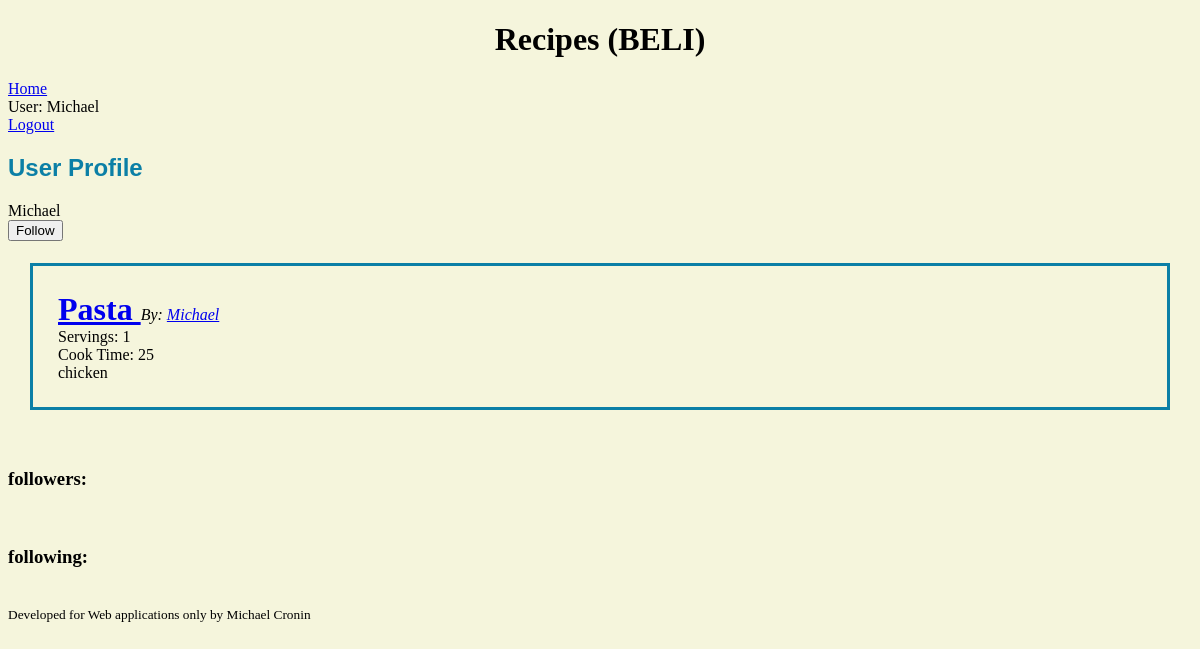
Before: /user/1 (signed in) with the older database file.
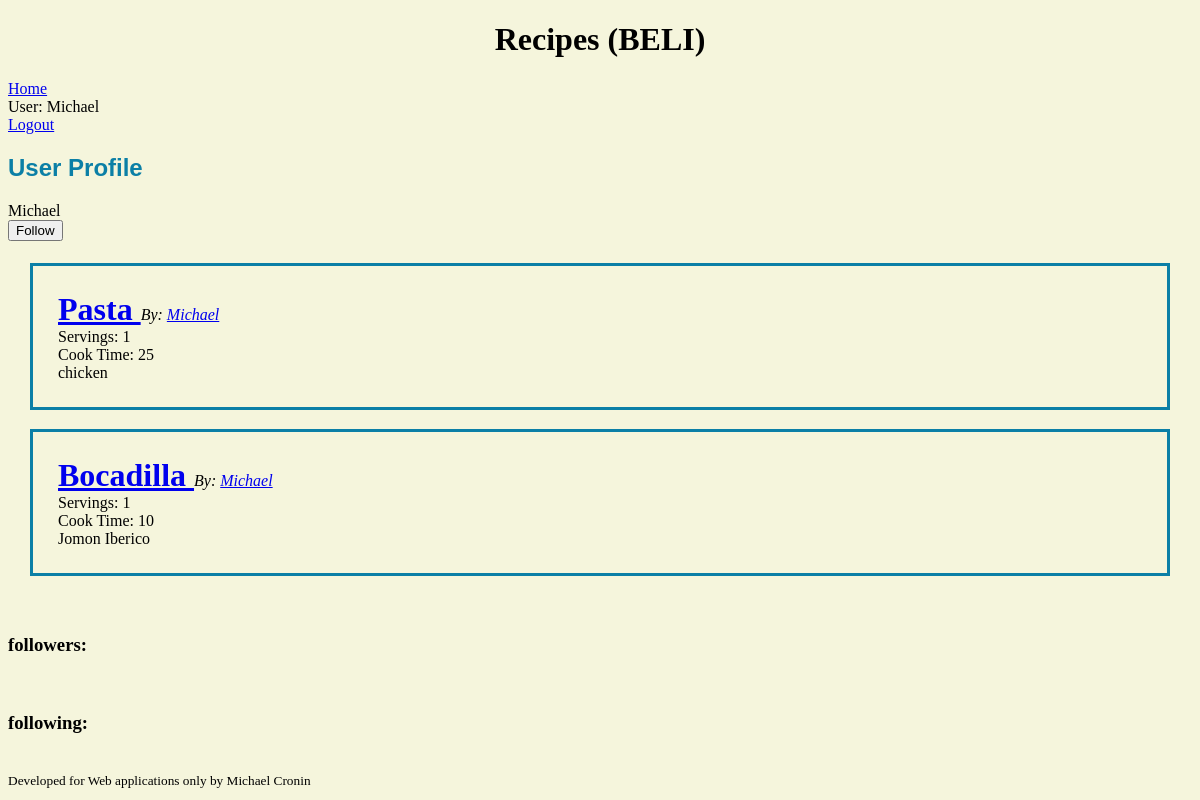
After: the same page with the newer database file.
### beli/model.py (models this page shows)
class User(flask_login.UserMixin, db.Model):
    id = db.Column(db.Integer, primary_key=True)
    email = db.Column(db.String(128), unique=True, nullable=False)
    name = db.Column(db.String(64), nullable=False)
    password = db.Column(db.String(100), nullable=False)
    recipes = db.relationship('Recipe', back_populates='user')
    photos = db.relationship('Photo', back_populates='user')
    ratings = db.relationship('Rating', back_populates='user')
    photos = db.relationship('Photo', back_populates='user')
    following = db.relationship(
        "User",
        secondary=FollowingAssociation.__table__,
        primaryjoin=FollowingAssociation.follower_id == id,
        secondaryjoin=FollowingAssociation.followed_id == id,
        back_populates="followers",
    )
    followers = db.relationship(
        "User",
        secondary=FollowingAssociation.__table__,
        primaryjoin=FollowingAssociation.followed_id == id,
        secondaryjoin=FollowingAssociation.follower_id == id,
        back_populates="following",
    )

class Recipe(db.Model):
    id = db.Column(db.Integer, primary_key=True)
    title = db.Column(db.String(512), nullable=False)
    description = db.Column(db.Text, nullable=False)
    servings = db.Column(db.Integer, nullable=False)
    cook_time = db.Column(db.Integer, nullable=False)
    user_id = db.Column(db.Integer, db.ForeignKey('user.id'), nullable=False)
    user = db.relationship('User', back_populates='recipes')
    ratings = db.relationship('Rating', back_populates='recipe')
    photos = db.relationship('Photo', back_populates='recipe')

### beli/main.py (the view)
@bp.route("/user/<int:user_id>")
@flask_login.login_required
def userProfile(user_id):
    user = db.session.get(model.User, user_id)
    if not user:
        abort(404, "User id {} doesn't exist.".format(user_id))
    query = db.select(model.Recipe).where((model.Recipe.user_id == user_id))
    recipes = db.session.execute(query).scalars().all()
    if user == current_user:
        follow_button = None
    if flask_login.current_user not in user.followers:
        follow_button = "follow"
    if flask_login.current_user in user.followers:
        follow_button = "unfollow"
    return render_template("main/profile.html", recipes=recipes, user=user, follow_button=follow_button)

### beli/__init__.py (called while the page is built)
def create_app(test_config=None):
    app = Flask(__name__)
    app.config["SECRET_KEY"] = "93220d9b340cf9a6c39bac99cce7daf220167498f91fa"
    from . import main
    from . import auth
    app.config["SQLALCHEMY_DATABASE_URI"] = "sqlite:///microblog.db"
    db.init_app(app)
    login_manager = LoginManager()
    login_manager.login_view = 'auth.login'
    login_manager.init_app(app)
    from . import model
    @login_manager.user_loader
    def load_user(user_id):
        return db.session.get(model.User, int(user_id))
    app.register_blueprint(main.bp)
    app.register_blueprint(auth.bp)
    return app

### beli/templates/main/profile.html (shortened to what this page needs)
{% extends 'base.html' %}
{% block prof %}
    <section>
        <h2>User Profile</h2>
        {{ user.name }}
        {% if follow_button == "follow" %}
            <form action="{{ url_for('main.follow', user_id=user.id) }}" method="post">
                <input type="submit" value="Follow">
            </form>
        {% elif follow_button == "unfollow" %}
            <form action="{{ url_for('main.unfollow', user_id=user.id) }}" method="post">
                <input type="submit" value="Unfollow">
            </form>
        {% endif %}
        {% include 'recipes_template.html' %}
    </section>
    <section>
            <h3>followers:</h3>
            <h3>following:</h3>
        </section>
{% endblock %}

### beli/templates/base.html (shortened to what this page needs)
<!DOCTYPE html>
<html>
    <head>
        <link rel="stylesheet"
              href="{{ url_for('static', filename='beli.css') }}">
    </head>
    <body>
        <header>
            <h1>Recipes (BELI)</h1>
            <a href="{{ url_for('main.index') }}">Home</a>
            {% if current_user.is_authenticated: %}
                <div>User: {{current_user.name}}</div>
                <a href="{{ url_for('auth.log_out') }}">Logout</a>
            {% endif %}
        </header>
        <section class="userProfile">
           {% block prof %}{% endblock %}
        </section>
        <footer><small>Developed for Web applications only by Michael Cronin</small></footer>
    </body>
</html>

### beli/templates/recipes_template.html
<div class="messages">
    {% for recipe in recipes %}
        {% include 'recipe_template.html' %}
    {% endfor %}
</div>

### beli/templates/recipe_template.html
<div class="recipe">
    <span class="title">
        <a href ="{{ url_for('main.recipe', recipe_id=recipe.id) }}"> {{ recipe.title}} </a>
        </span>
    <span class="author">By:
        <a href ="{{ url_for('main.userProfile', user_id=recipe.user.id) }}"> {{ recipe.user.name }}</a>
      </span>
    <div class="metadata">
        <div class="servings">Servings: {{ recipe.servings }}</div>
        <div class="cooktime">Cook Time: {{ recipe.cook_time }}</div>
        <div class="description">{{ recipe.description }}</div>
    </div>
</div>

### beli/static/beli.css (style rules this page uses)
body { background-color: beige; text-align: left; }
h1 { text-align: center; }
h2, strong { color: rgb(11, 127, 166); font-family: Arial, Helvetica, sans-serif; text-align: left; }
.author { font-style: italic; }
.recipe { outline-style: solid; outline-color: rgb(11, 127, 166); padding: 25px; margin: 25px; }
.title { font-size: 200%; font-weight: bold; }

Changed rows visible on the page:
added Recipe: title "Bocadilla", user.name "Michael", servings "1", cook_time "10", description "Jomon Iberico"
